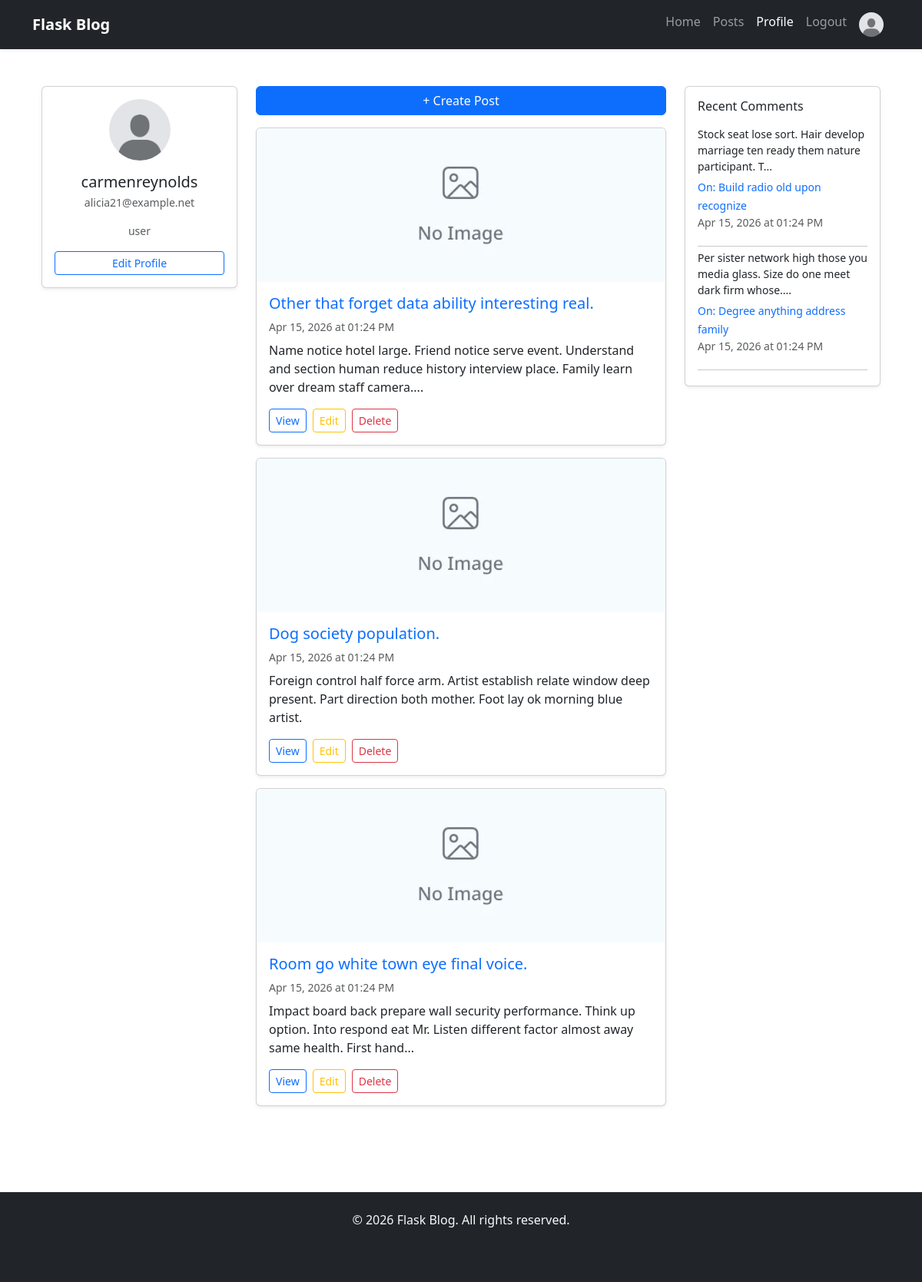
The page /profile (signed in) on the database its author committed.
### app/models.py (models this page shows, shortened)
class User(db.Model, UserMixin):
    __tablename__ = "users"
    id = db.Column(db.Integer, primary_key=True)
    role = db.Column(db.String(20), default="user")
    username = db.Column(db.String(64), unique=True, nullable=False)
    email = db.Column(db.String(120), unique=True, nullable=False)
    hashed_password = db.Column(db.String(128), nullable=False)
    joined_at = db.Column(db.DateTime, default=GET_TIME_NOW)
    profile_picture = db.Column(db.String(256), default= "default.jpg")
    posts = db.relationship("Post", backref="author", lazy="dynamic")
    comments = db.relationship("Comment", backref="author", lazy="dynamic")
    @property
    def password(self):
        raise AttributeError("Password is not a readable attribute.")

class Post(db.Model):
    __tablename__ = "posts"
    id = db.Column(db.Integer, primary_key=True)
    title = db.Column(db.String(140), nullable=False)
    content = db.Column(db.Text, nullable=False)
    timestamp = db.Column(db.DateTime, index=True, default=GET_TIME_NOW)
    author_id = db.Column(db.Integer, db.ForeignKey("users.id"), nullable=False)
    comments = db.relationship("Comment", backref="post", lazy="dynamic")
    cover_image = db.Column(db.String(256), default="default_post.jpg")

class Comment(db.Model):
    __tablename__ = "comments"
    id = db.Column(db.Integer, primary_key=True)
    content = db.Column(db.Text, nullable=False)
    timestamp = db.Column(db.DateTime, index=True, default=GET_TIME_NOW)
    author_id = db.Column(db.Integer, db.ForeignKey("users.id"), nullable=False)
    post_id = db.Column(db.Integer, db.ForeignKey("posts.id"), nullable=False)

### app/main/views.py (the view)
@main.route('/profile')
@login_required
def profile():
    comments = current_user.comments.order_by(Comment.timestamp.desc()).all()
    return render_template('main/dashboard.html', title= current_user.username + "'s Profile", comments=comments)

### app/__init__.py (called while the page is built)
def create_app():
    app = Flask(__name__)
    app.config.from_object(configs["development"])
    db.init_app(app)
    login_manager.init_app(app)
    from app.models import User
    @login_manager.user_loader
    def load_user(user_id):
        return User.query.get(user_id)
    with app.app_context():
        db.create_all()
    from app.main import main
    app.register_blueprint(main)
    from app.auth import auth
    app.register_blueprint(auth)
    from app.services import services
    app.register_blueprint(services)
    return app

### app/templates/main/dashboard.html (shortened to what this page needs)
{% extends "base.html" %}
{% block content %}
<div class="container mt-4">
    <div class="row">
        <div class="col-lg-3 mb-4">
            <div class="card shadow-sm">
                <div class="card-body p-3">
                    <div class="text-center mb-3">
                        {% if current_user.profile_picture %}
                            <img src="{{ url_for('static', filename='pics/' + current_user.profile_picture) }}" alt="{{ current_user.username }}" class="rounded-circle" width="80" height="80">
                        {% else %}
                            <img src="https://via.placeholder.com/80" alt="Avatar" class="rounded-circle" width="80" height="80">
                        {% endif %}
                    </div>
                    <h5 class="card-title text-center mb-1">{{ current_user.username }}</h5>
                    <p class="text-muted text-center small mb-3">{{ current_user.email }}</p>
                    <p class="text-muted text-center small mb-3">{{ current_user.role }}</p>
                    <a href="{{ url_for('services.edit_profile') }}" class="btn btn-sm btn-outline-primary w-100">Edit Profile</a>
                </div>
            </div>
        </div>
        <div class="col-lg-6 mb-4">
            <div class="mb-3">
                <a href="{{url_for('services.create_post')}}" class="btn btn-primary w-100">+ Create Post</a>
            </div>
            {% if current_user.posts %}
                            {% for post in current_user.posts %}
                                <div class="card shadow-sm mb-3">
                                    {% if post.cover_image %}
                                        <img src="{{ url_for('static', filename='pics/' + post.cover_image) }}" alt="{{ post.title }}" class="card-img-top" style="height: 200px; object-fit: cover;">
                                    {% endif %}
                                    <div class="card-body p-3">
                                        <h5 class="card-title mb-2">
                                            <a href="#" class="text-decoration-none">{{ post.title }}</a>
                                        </h5>
                                        <p class="card-text text-muted small mb-2">
                                            {{ post.timestamp.strftime('%b %d, %Y at %I:%M %p') }}
                                        </p>
                                        <p class="card-text mb-3">
                                            {{ post.content[:150] }}{% if post.content|length > 150 %}...{% endif %}
                                        </p>
                                        <div class="d-flex gap-2">
                                            <a href="{{ url_for('main.get_post', post_id=post.id) }}" class="btn btn-sm btn-outline-primary">View</a>
                                            <a href="{{ url_for('services.edit_post', post_id=post.id) }}" class="btn btn-sm btn-outline-warning">Edit</a>
                                            <form action="{{ url_for('services.remove_post', post_id=post.id) }}" method="POST" class="d-inline">
                                                <button type="submit" class="btn btn-sm btn-outline-danger">Delete</button>
                                            </form>
                                        </div>
                                    </div>
                                </div>
                            {% endfor %}
                        {% endif %}
        </div>
        <div class="col-lg-3 mb-4">
            <div class="card shadow-sm">
                <div class="card-body p-3">
                    <h6 class="card-title mb-3">Recent Comments</h6>
                    {% if comments %}
                        <div class="list-group list-group-flush">
                            {% for comment in comments %}
                                <div class="list-group-item p-0 pb-2 mb-2 border-0">
                                    <p class="small mb-1">{{ comment.content[:80] }}{% if comment.content|length > 80 %}...{% endif %}</p>
                                    <a href="{{ url_for('main.get_post', post_id=comment.post.id) }}" class="small text-decoration-none">On: {{ comment.post.title[:30] }}</a>
                                    <p class="text-muted small mb-0">{{ comment.timestamp.strftime('%b %d, %Y at %I:%M %p') }}</p>
                                </div>
                                <hr class="my-1">
                            {% endfor %}
                        </div>
                    {% else %}
                        <p class="text-muted small mb-0">No comments yet.</p>
                    {% endif %}
                </div>
            </div>
        </div>
    </div>
</div>
{% endblock %}

### app/templates/base.html (shortened to what this page needs)
<!DOCTYPE html>
<html lang="en">
<head>
    <link href="https://cdn.jsdelivr.net/npm/bootstrap@5.3.0/dist/css/bootstrap.min.css" rel="stylesheet">
    <link rel="stylesheet" href="{{ url_for('static', filename='css/style.css') }}">
</head>
<body class="d-flex flex-column min-vh-100">
    <nav class="navbar navbar-expand-lg navbar-dark bg-dark sticky-top shadow-sm">
        <div class="container">
            <a class="navbar-brand fw-bold" href="{{ url_for('main.home') }}">
                 Flask Blog
            </a>
            <div class="collapse navbar-collapse" id="navbarNav">
                <ul class="navbar-nav ms-auto">
                    <li class="nav-item">
                        <a class="nav-link {% if request.endpoint == 'main.home' %}active{% endif %}" href="{{ url_for('main.home') }}">
                            Home
                        </a>
                    </li>
                    {% if current_user.is_authenticated %}
                    <li class="nav-item">
                        <a class="nav-link {% if request.endpoint == 'main.posts' %}active{% endif %}" href="{{ url_for('main.posts') }}">
                            Posts
                        </a>
                    </li>
                        <li class="nav-item">
                            <a class="nav-link {% if request.endpoint == 'main.profile' %}active{% endif %}" href="{{ url_for('main.profile') }}">
                                Profile
                            </a>
                        </li>
                        <li class="nav-item">
                            <a class="nav-link" href="{{ url_for('auth.logout') }}">Logout</a>
                        </li>
                        <li class="nav-item">
                            <a class="nav-link" href="{{ url_for('main.profile') }}">
                                <img src="{{ url_for('static', filename='pics/' + current_user.profile_picture) }}" alt="{{ current_user.username }}"
                                     class="rounded-circle" width="32" height="32">
                            </a>
                        </li>
                    {% endif %}
                </ul>
            </div>
        </div>
    </nav>
    <main class="flex-grow-1 py-4">
        <div class="container">
            {% block content %}{% endblock %}
        </div>
    </main>
    <footer class="bg-dark text-light text-center py-4 mt-5">
        <div class="container">
            <p class="mb-2">&copy; 2026 Flask Blog. All rights reserved.</p>
            <p class="text-muted small">Built with Flask, Bootstrap 5, and SQLAlchemy</p>
        </div>
    </footer>
</body>
</html>

### rows shown on the page
User: profile_picture (placeholder picture), username "carmenreynolds", email "alicia21@example.net", role "user"
Post: cover_image (placeholder picture), title "Other that forget data ability interesting real.", timestamp "Apr 15, 2026 at 01:24 PM", content "Name notice hotel large. Friend notice serve event. Understand and section human reduce history interview place. Family learn over dream staff camera."
Post: cover_image (placeholder picture), title "Dog society population.", timestamp "Apr 15, 2026 at 01:24 PM", content "Foreign control half force arm. Artist establish relate window deep present. Part direction both mother. Foot lay ok morning blue artist."
Post: cover_image (placeholder picture), title "Room go white town eye final voice.", timestamp "Apr 15, 2026 at 01:24 PM", content "Impact board back prepare wall security performance. Think up option. Into respond eat Mr. Listen different factor almost away same health. First hand"
Comment: content "Stock seat lose sort. Hair develop marriage ten ready them nature participant. T", post "Build radio old upon recognize", timestamp "Apr 15, 2026 at 01:24 PM"
Comment: content "Per sister network high those you media glass. Size do one meet dark firm whose.", post "Degree anything address family", timestamp "Apr 15, 2026 at 01:24 PM"
